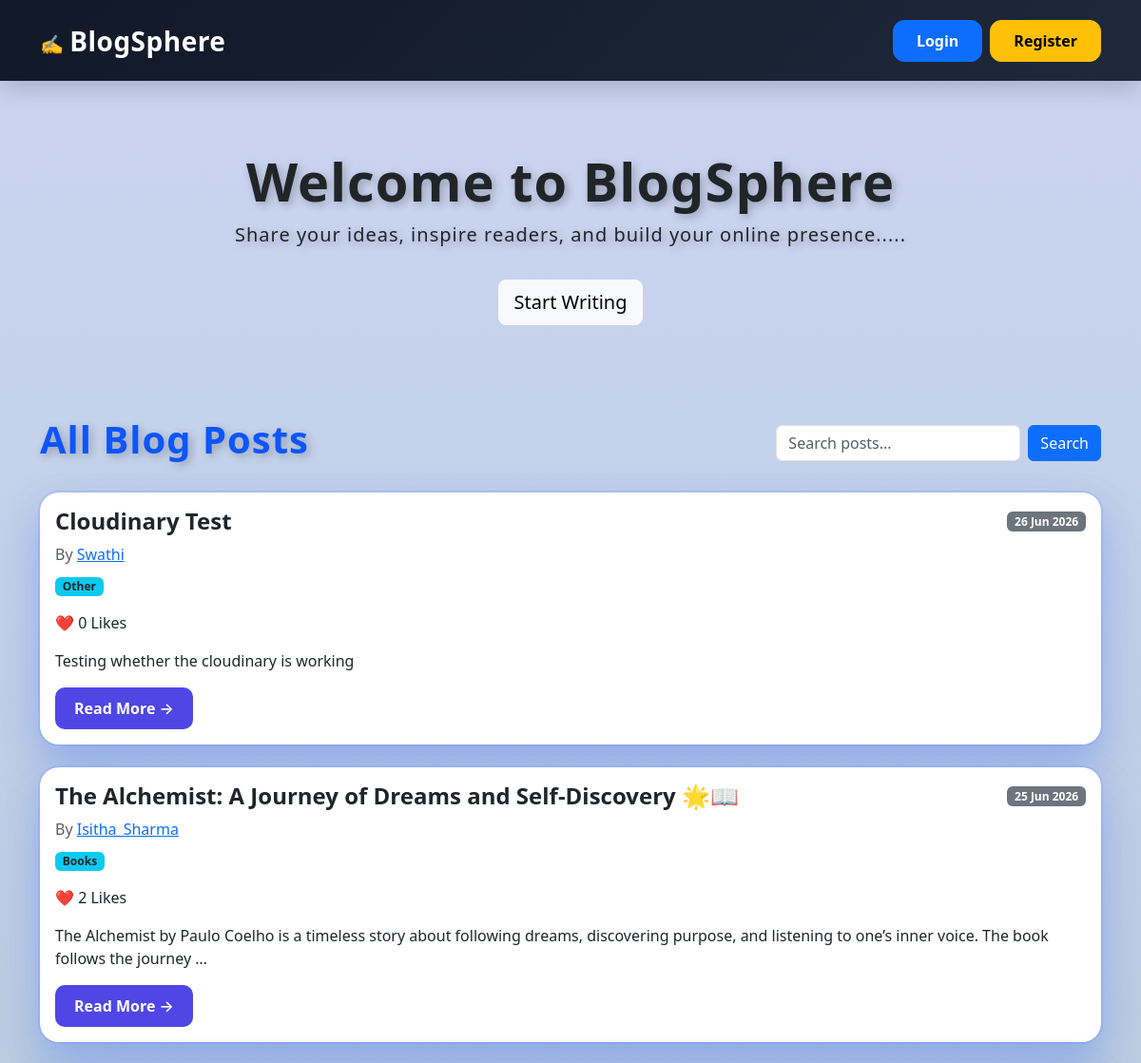
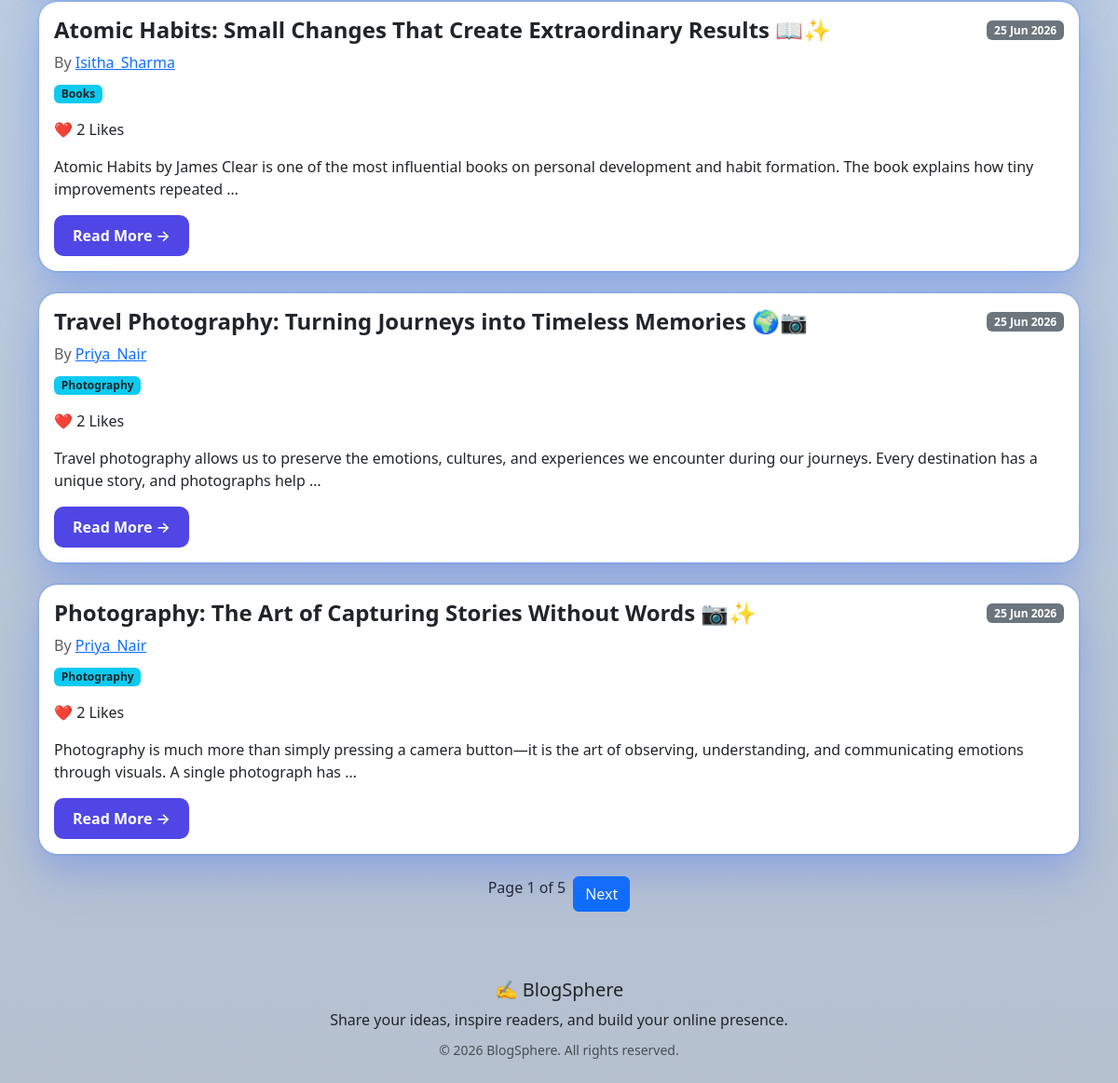
The app's page /, older data (2 pictures, top to bottom).
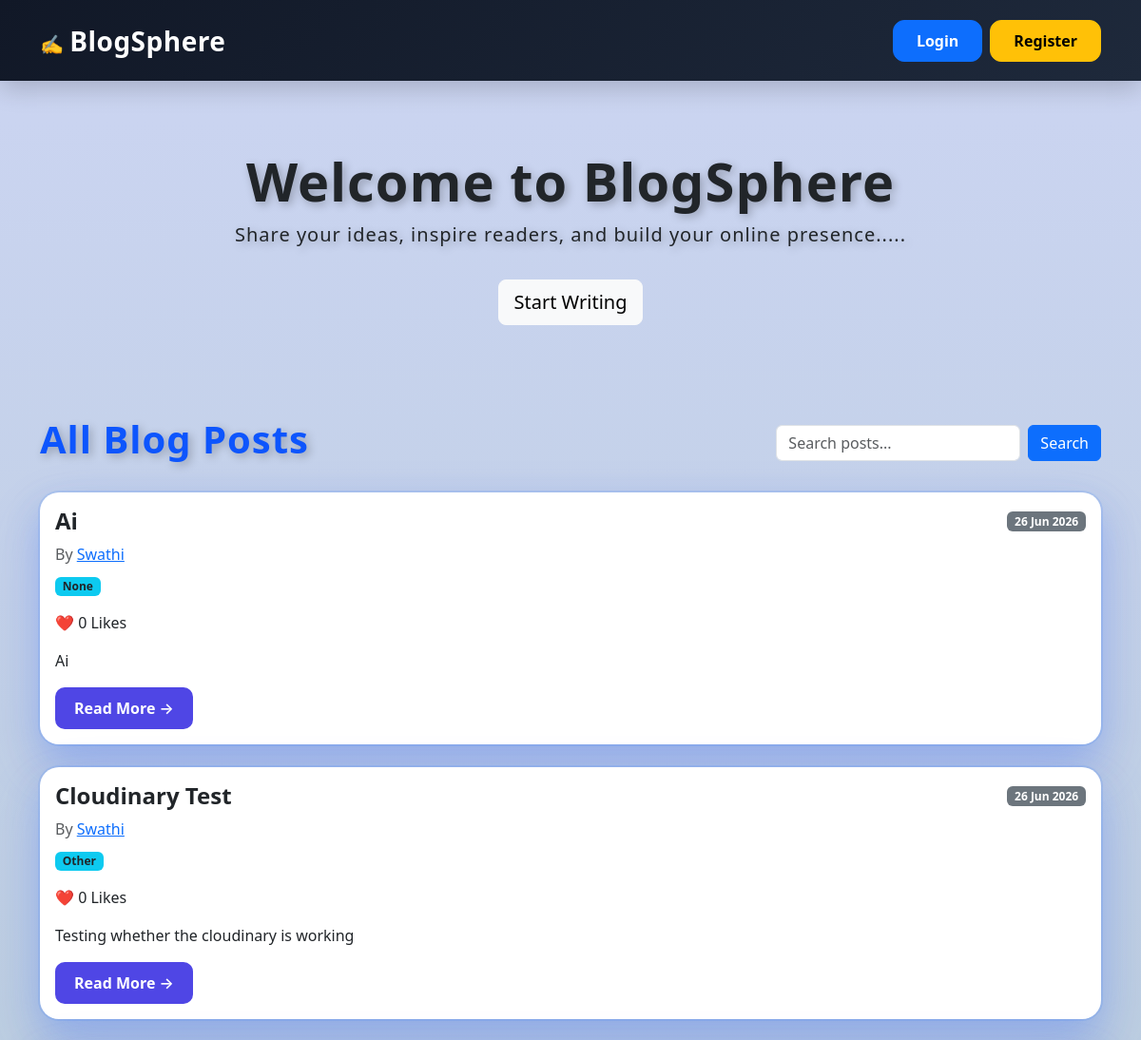
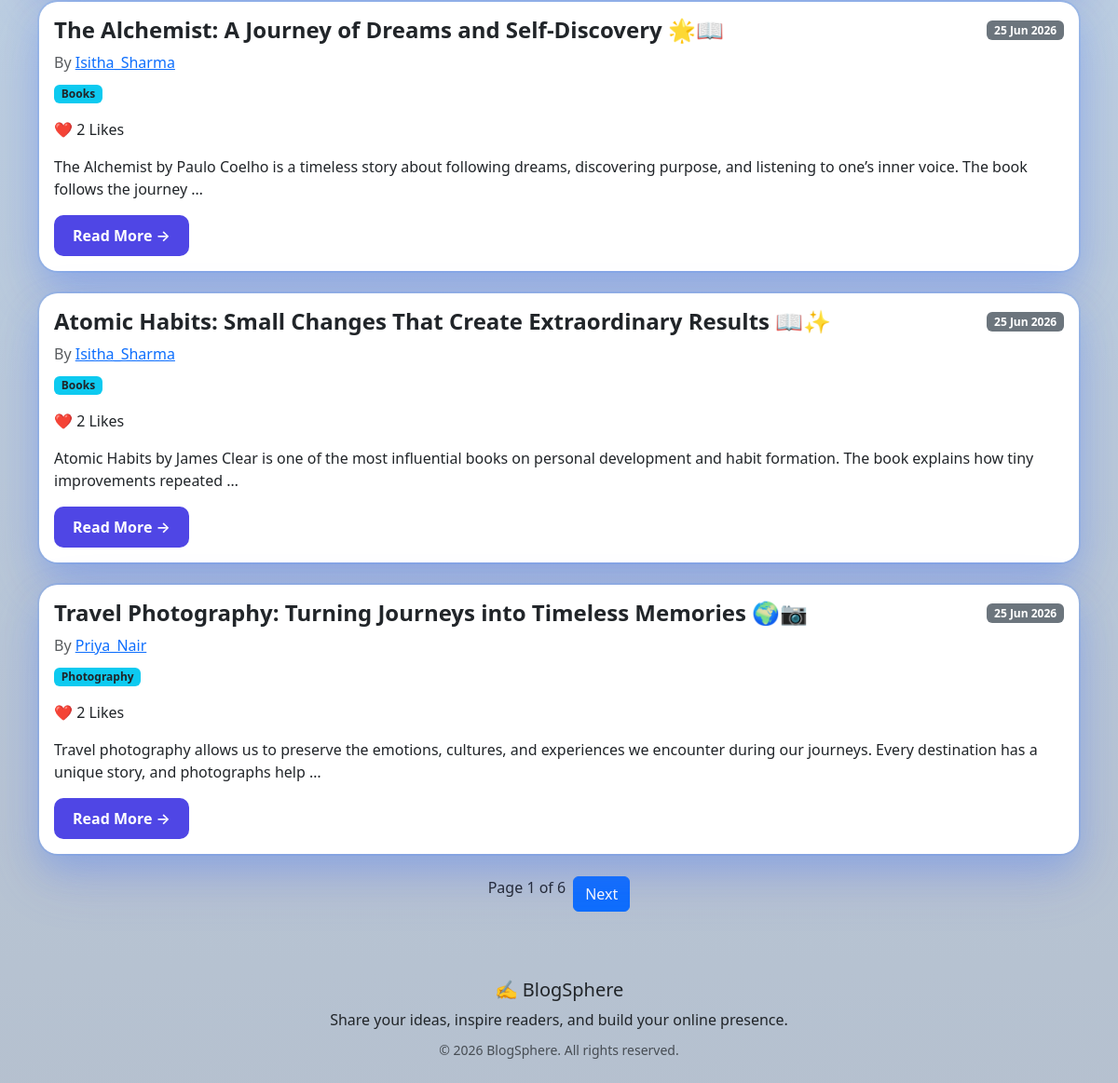
The same page, newer data (2 pictures, top to bottom).
### blog/models.py (models this page shows, shortened)
class Post(models.Model):
    title=models.CharField(max_length=200)
    content=models.TextField()
    category = models.ForeignKey(
        Category,
        on_delete=models.SET_NULL,
        null=True,
        blank=True
    )
    cover_image = CloudinaryField(
        "image",
        blank=True,
        null=True
    )
    second_image = CloudinaryField(
        "image",
        blank=True,
        null=True
    )
    author=models.ForeignKey(User,on_delete=models.CASCADE)
    likes = models.ManyToManyField(
    User,
    related_name='liked_posts',
    blank=True
    )
    created_at=models.DateTimeField(auto_now_add=True)
    updated_at=models.DateTimeField(auto_now=True)
    class Meta:
        ordering=['-created_at'] #latest posts first

class Category(models.Model):
    name = models.CharField(
        max_length=100,
        unique=True
    )
    def __str__(self):
        return self.name

### blog/views.py (the view)
# urls.py: path("",post_list,name="post_list"),
def post_list(request):
    query = request.GET.get('q', '')
    if query:
        posts = Post.objects.filter(title__icontains=query)
    else:
        posts = Post.objects.all()
    paginator = Paginator(posts, 5)  # 5 posts per page
    page_number = request.GET.get('page')
    page_obj = paginator.get_page(page_number)
    return render(request, 'post_list.html', {
        'posts': page_obj,
        'query': query
    })

### templates/post_list.html (shortened to what this page needs)
{% extends 'base.html' %}
{% load static %}
{% block extra_css %}
<link rel="stylesheet" href="{% static 'css/post_list.css' %}">
{% endblock %}
{% block content %}
<div class="hero-section text-center py-5 mb-5">
    <h3 class="display-4 fw-bold" style="text-shadow: 3px 3px 10px rgba(0,0,0,0.25);
           letter-spacing: 1px;">
        Welcome to BlogSphere
    </h3>
    <p class="lead" style="text-shadow: 3px 3px 10px rgba(0,0,0,0.25);
           letter-spacing: 1px;">
        Share your ideas, inspire readers, and build your online presence.....
    </p>
    <a href="{% url 'blog:create_post' %}" class="btn btn-light btn-lg mt-3">
        Start Writing
    </a>
</div>
<div class="posts-header d-flex justify-content-between align-items-center mb-4">
    <h1 class="fw-bold" style="text-shadow: 3px 3px 10px rgba(0, 0, 0, 0.25);
           letter-spacing: 1px; color: #0d55fd;">All Blog Posts</h1>
    <form method="GET" class="d-flex">
        <input type="text" name="q" class="form-control me-2" placeholder="Search posts..." value="{{ query }}">
        <button class="btn btn-primary">Search</button>
    </form>
</div>
{% for post in posts %}
<div class="card mb-4 post-card">
    <div class="card-body">
        <div class="d-flex justify-content-between align-items-center mb-2">
            <h4 class="card-title mb-0">{{ post.title }}</h4>
            <span class="badge bg-secondary">
                {{ post.created_at|date:"d M Y" }}
            </span>
        </div>
        <p class="text-muted mb-2">
            By <a href="{% url 'accounts:profile' post.author.username %}">
                {{ post.author.username }}
            </a>
        </p>
        <p>
            <span class="badge bg-info text-dark">{{ post.category }}</span>
        </p>
        <p>❤️ {{ post.likes.count }} Likes</p>
        <p>{{ post.content|truncatewords:25 }}</p>
        <a href="{% url 'blog:post_detail' post.id %}" class="btn read-more-btn">
            Read More →
        </a>
    </div>
</div>
{% empty %}
<div class="alert alert-info text-center">
    No posts found.
</div>
{% endfor %}
<div class="d-flex justify-content-center mt-4">
    <span>Page {{ posts.number }} of {{ posts.paginator.num_pages }}</span>
    {% if posts.has_next %}
    <a class="btn btn-primary ms-2" href="?q={{ query }}&page={{ posts.next_page_number }}">Next</a>
    {% endif %}
</div>
{% endblock %}

Row changes from the older to the newer data that the page shows:
no longer on this page (row unchanged): Post: title "Photography: The Art of Capturing Stories Without Words 📷✨", created_at "25 Jun 2026", author.username "Priya_Nair", category "Photography", likes.count "2", content "Photography is much more than simply pressing a camera button—it is the art of observing, understanding, and communicating emotions through visuals. A single photograph has …"
added Post: title "Ai", created_at "26 Jun 2026", author.username "Swathi", category "None", likes.count "0", content "Ai"
Text that changed along with them:
{{ posts.paginator.num_pages }}: "5" → "6"
